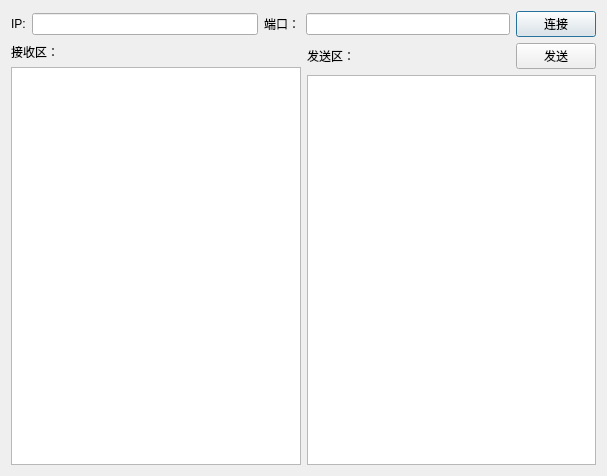
<?xml version="1.0" encoding="UTF-8"?>
<ui version="4.0">
 <class>TcpserverDialog</class>
 <widget class="QDialog" name="TcpserverDialog">
  <property name="geometry">
   <rect>
    <x>0</x>
    <y>0</y>
    <width>607</width>
    <height>476</height>
   </rect>
  </property>
  <property name="windowTitle">
   <string>Dialog</string>
  </property>
  <layout class="QGridLayout" name="gridLayout">
   <item row="0" column="0">
    <layout class="QVBoxLayout" name="verticalLayout_3">
     <item>
      <layout class="QHBoxLayout" name="horizontalLayout_4">
       <item>
        <layout class="QHBoxLayout" name="horizontalLayout_2">
         <item>
          <widget class="QLabel" name="label">
           <property name="text">
            <string>IP:</string>
           </property>
          </widget>
         </item>
         <item>
          <widget class="QLineEdit" name="txtIp"/>
         </item>
        </layout>
       </item>
       <item>
        <layout class="QHBoxLayout" name="horizontalLayout_3">
         <item>
          <widget class="QLabel" name="label_2">
           <property name="text">
            <string>端口：</string>
           </property>
          </widget>
         </item>
         <item>
          <widget class="QLineEdit" name="txtPort"/>
         </item>
        </layout>
       </item>
       <item>
        <widget class="QPushButton" name="btnConnect">
         <property name="text">
          <string>连接</string>
         </property>
        </widget>
       </item>
      </layout>
     </item>
     <item>
      <layout class="QHBoxLayout" name="horizontalLayout_5">
       <item>
        <layout class="QVBoxLayout" name="verticalLayout">
         <item>
          <widget class="QLabel" name="label_3">
           <property name="text">
            <string>接收区：</string>
           </property>
          </widget>
         </item>
         <item>
          <widget class="QTextEdit" name="txtReceive"/>
         </item>
        </layout>
       </item>
       <item>
        <layout class="QVBoxLayout" name="verticalLayout_2">
         <item>
          <layout class="QHBoxLayout" name="horizontalLayout">
           <item>
            <widget class="QLabel" name="label_4">
             <property name="text">
              <string>发送区：</string>
             </property>
            </widget>
           </item>
           <item>
            <spacer name="horizontalSpacer">
             <property name="orientation">
              <enum>Qt::Horizontal</enum>
             </property>
             <property name="sizeHint" stdset="0">
              <size>
               <width>40</width>
               <height>20</height>
              </size>
             </property>
            </spacer>
           </item>
           <item>
            <widget class="QPushButton" name="btnSend">
             <property name="text">
              <string>发送</string>
             </property>
            </widget>
           </item>
          </layout>
         </item>
         <item>
          <widget class="QTextEdit" name="txtSend"/>
         </item>
        </layout>
       </item>
      </layout>
     </item>
    </layout>
   </item>
  </layout>
 </widget>
 <resources/>
 <connections/>
</ui>
